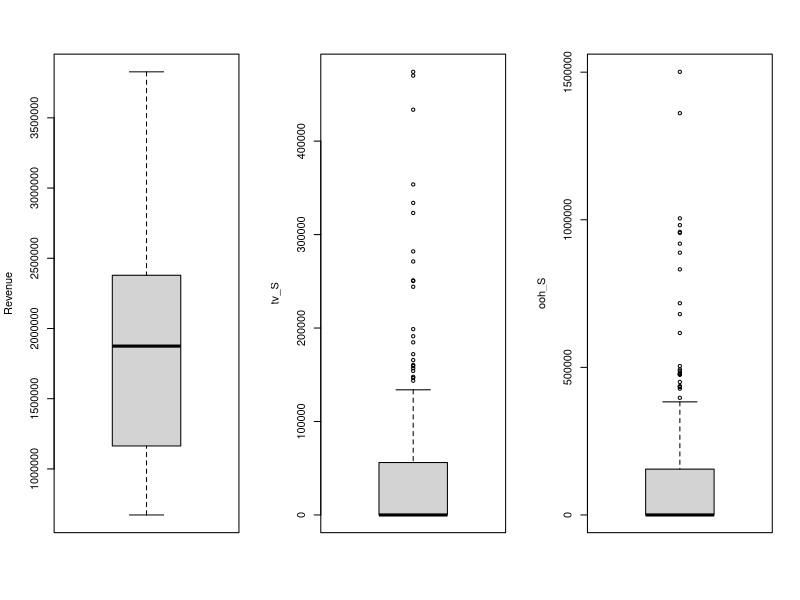
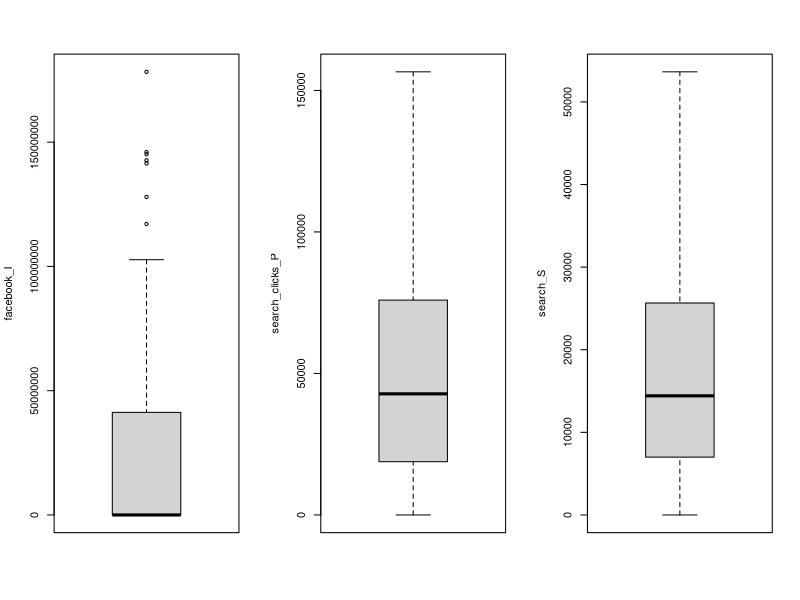
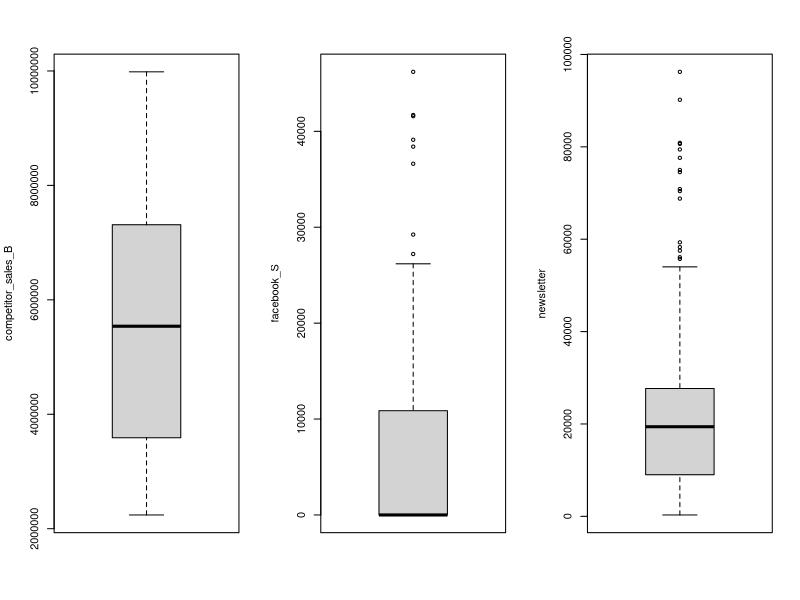
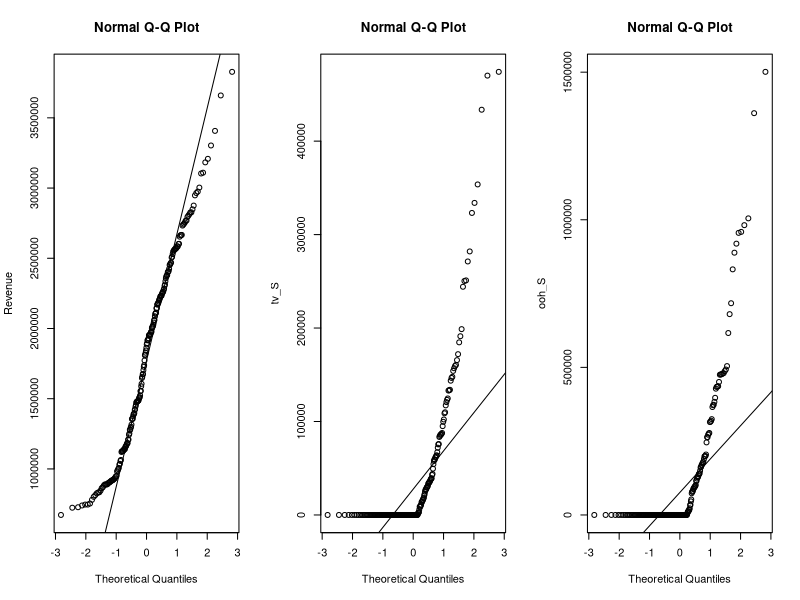
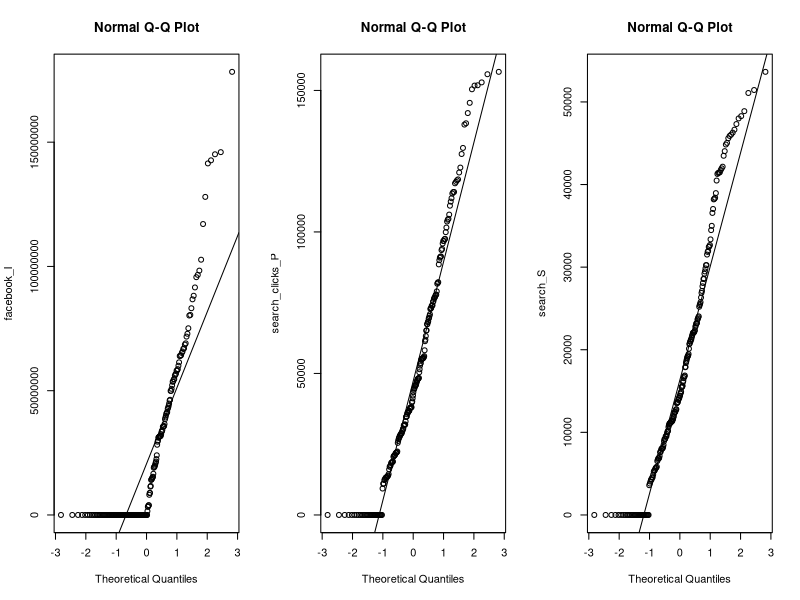
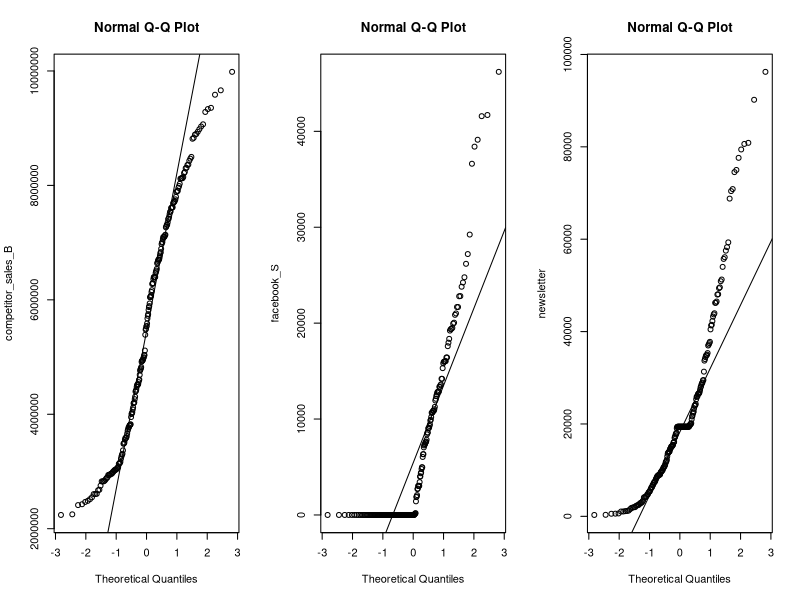
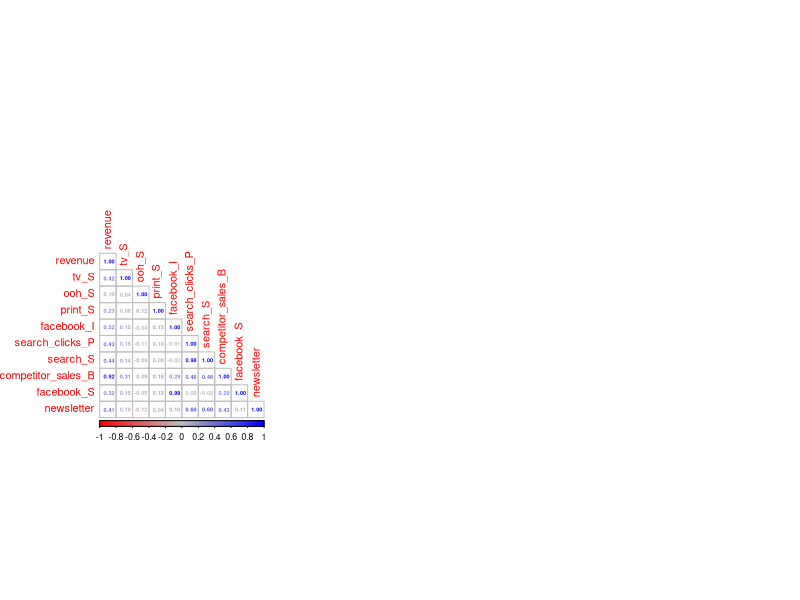
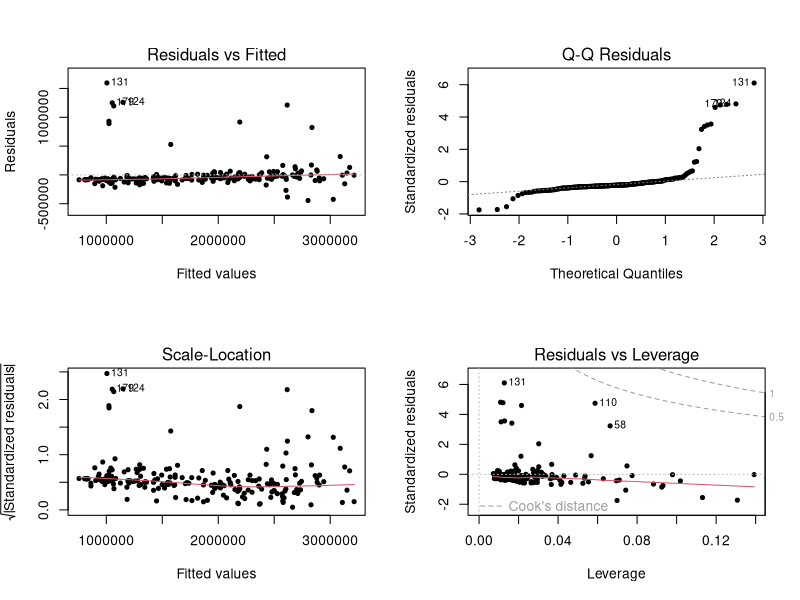

Source code (R) for these figures, in order:
## ---- chunk 1
library(dplyr)
library(corrplot)
library(car)
options(scipen = 999)
## ---- chunk 2
df = read.csv("Marketing_regressao.csv")
head(df)
## ---- chunk 3
as.data.frame(summary(df))
## ---- chunk 4
par(mfrow=c(1,3))
boxplot(df$revenue, ylab="Revenue")
boxplot(df$tv_S, ylab="tv_S")
boxplot(df$ooh_S, ylab="ooh_S")
boxplot(df$facebook_I, ylab="facebook_I")
boxplot(df$search_clicks_P, ylab="search_clicks_P")
boxplot(df$search_S, ylab="search_S")
boxplot(df$competitor_sales_B, ylab="competitor_sales_B")
boxplot(df$facebook_S, ylab="facebook_S")
boxplot(df$newsletter, ylab="newsletter")
## ---- chunk 5
par(mfrow=c(1,3))
qqnorm(df$revenue, ylab="Revenue"); qqline(df$revenue, ylab="Revenue")
qqnorm(df$tv_S, ylab="tv_S"); qqline(df$tv_S, ylab="tv_S")
qqnorm(df$ooh_S, ylab="ooh_S"); qqline(df$ooh_S, ylab="ooh_S")
qqnorm(df$facebook_I, ylab="facebook_I"); qqline(df$facebook_I, ylab="facebook_I")
qqnorm(df$search_clicks_P, ylab="search_clicks_P"); qqline(df$search_clicks_P, ylab="search_clicks_P")
qqnorm(df$search_S, ylab="search_S"); qqline(df$search_S, ylab="search_S")
qqnorm(df$competitor_sales_B, ylab="competitor_sales_B"); qqline(df$competitor_sales_B, ylab="competitor_sales_B")
qqnorm(df$facebook_S, ylab="facebook_S"); qqline(df$facebook_S, ylab="facebook_S")
qqnorm(df$newsletter, ylab="newsletter"); qqline(df$newsletter, ylab="newsletter")
## ---- chunk 6
df_shap = data.frame(Var = c("0"), P_value = c(0))
for (variable in colnames(subset(df, select = -c(DATE, events)))) {
  df_shap[nrow(df_shap) + 1,] = c(variable, shapiro.test(df[[variable]])[2])
}
df_shap
## ---- chunk 7
corrplot::corrplot(cor(df[, sapply(df, is.numeric)], method = "pearson"), method = 'number', type = 'lower', number.cex = 0.5, col=colorRampPalette(c("red","gray","blue"))(200))
## ---- chunk 8
modelo = lm(revenue ~ tv_S + ooh_S + print_S + search_S + facebook_S, data = df)
summary(modelo)
anova(modelo)
## ---- chunk 9

modelo1 = lm(revenue ~ 1, data = df)
## ---- chunk 10
modelo_stepForward_AIC = step(modelo1, scope = ~tv_S + ooh_S + print_S + facebook_I + search_clicks_P + search_S + competitor_sales_B + facebook_S + newsletter, direction = 'forward', k = 2)

n = nrow(df)
modelo_stepForward_BIC = step(modelo1, scope = ~tv_S + ooh_S + print_S + facebook_I + search_clicks_P + search_S + competitor_sales_B + facebook_S + newsletter, direction = 'forward', k = log(n))
## ---- chunk 11
summary(modelo_stepForward_AIC)
summary(modelo_stepForward_BIC)
## ---- chunk 12
compareCoefs(modelo_stepForward_AIC, modelo_stepForward_BIC)
## ---- chunk 13
par(mfrow=c(2,2))
plot(modelo_stepForward_AIC, wich = c(1:4), pch = 20)
par(mfrow=c(1,1))
## ---- chunk 14
shapiro.test(modelo_stepForward_AIC$residuals)
## ---- chunk 15
summary(rstandard(modelo_stepForward_AIC))
## ---- chunk 16
par(mfrow=c(2,2))
plot(modelo_stepForward_BIC, wich = c(1:4), pch = 20)
par(mfrow=c(1,1))
## ---- chunk 17
shapiro.test(modelo_stepForward_BIC$residuals)
## ---- chunk 18
summary(rstandard(modelo_stepForward_AIC))
